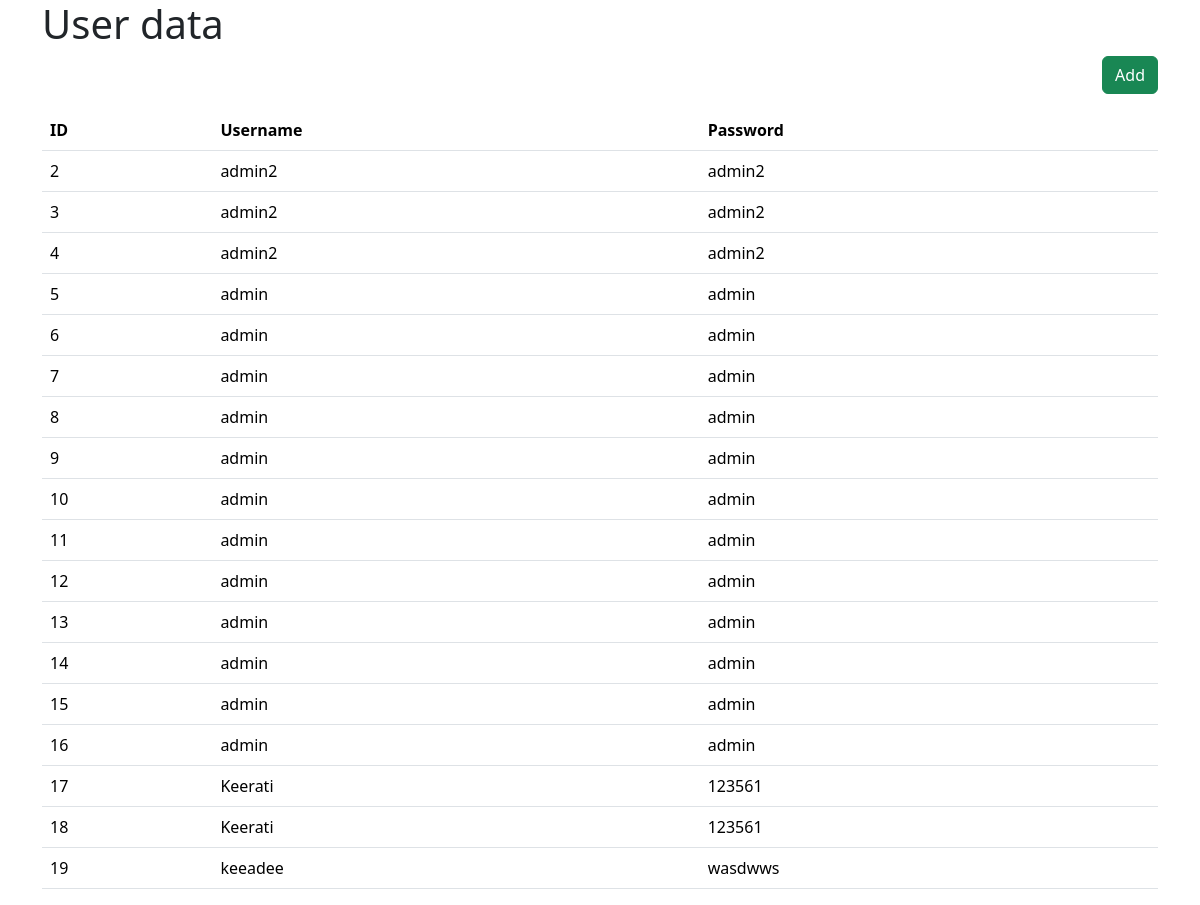
The page /admin/userShow.php on the database its author committed.
### tables this page shows
CREATE TABLE `user` (
  `id` int(11) NOT NULL,
  `Username` varchar(50) DEFAULT NULL,
  `password` varchar(50) DEFAULT NULL,
  `Email` varchar(50) DEFAULT NULL,
  `Phone` varchar(50) DEFAULT NULL
);

### admin/userShow.php (the view, shortened to what this page needs)
<?php
require_once '../database/db_connection.php';
$sql = "SELECT * FROM user";
$result = mysqli_query($conn, $sql);
?>
<!DOCTYPE html>
<html lang="en">
<head>
    <link href="https://cdn.jsdelivr.net/npm/bootstrap@5.3.1/dist/css/bootstrap.min.css" rel="stylesheet"
>
</head>
<body>
    <div class="container">
        <h1>User data</h1>
        <div class="row">
            <div class="col d-flex justify-content-end">
                <a href="addUser.php" class="btn btn-success mb-3">
                    Add
                </a>
            </div>
        </div>
        <table class="table">
            <thead>
                <tr>
                    <th>ID</th>
                    <th>Username</th>
                    <th>Password</th>
                </tr>
            </thead>
            <tbody>
                <?php if (mysqli_num_rows($result) > 0): ?>
                <?php while ($row = mysqli_fetch_assoc($result)) : ?>
                <tr>
                    <td><?php echo $row['id'] ?></td>
                    <td><?php echo $row['Username'] ?></td>
                    <td><?php echo $row['password'] ?></td>
                </tr>
                <?php endwhile; ?>
                <?php else : ?>
                <tr>
                    <td colspan="3">No users found</td>
                </tr>
                <?php endif; ?>
            </tbody>
        </table>
    </div>
</body>
</html>

### rows shown on the page
user: id "2", Username "admin2", password "admin2"
user: id "3", Username "admin2", password "admin2"
user: id "4", Username "admin2", password "admin2"
user: id "5", Username "admin", password "admin"
user: id "6", Username "admin", password "admin"
user: id "7", Username "admin", password "admin"
user: id "8", Username "admin", password "admin"
user: id "9", Username "admin", password "admin"
user: id "10", Username "admin", password "admin"
user: id "11", Username "admin", password "admin"
user: id "12", Username "admin", password "admin"
user: id "13", Username "admin", password "admin"
user: id "14", Username "admin", password "admin"
user: id "15", Username "admin", password "admin"
user: id "16", Username "admin", password "admin"
user: id "17", Username "Keerati", password "123561"
user: id "18", Username "Keerati", password "123561"
user: id "19", Username "keeadee", password "wasdwws"
